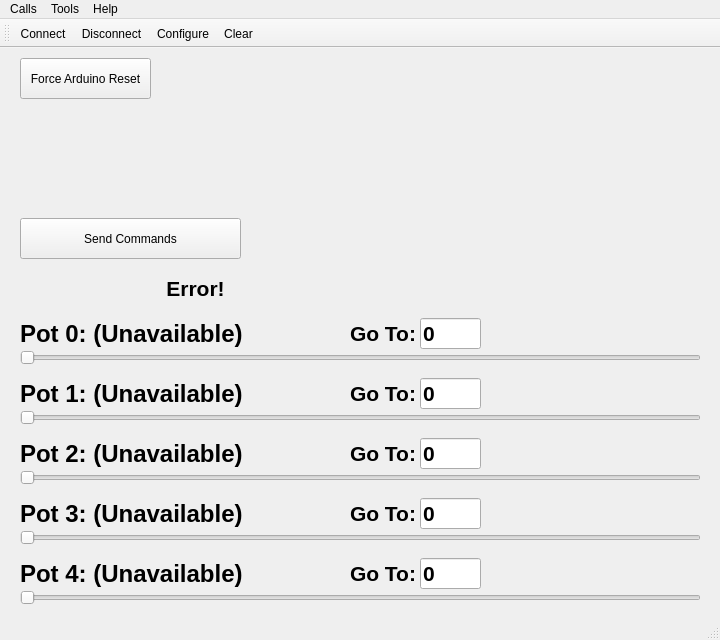
<?xml version="1.0" encoding="UTF-8"?>
<ui version="4.0">
 <class>MainWindow</class>
 <widget class="QMainWindow" name="MainWindow">
  <property name="enabled">
   <bool>true</bool>
  </property>
  <property name="geometry">
   <rect>
    <x>0</x>
    <y>0</y>
    <width>720</width>
    <height>640</height>
   </rect>
  </property>
  <property name="minimumSize">
   <size>
    <width>640</width>
    <height>480</height>
   </size>
  </property>
  <property name="windowTitle">
   <string>Potentiometer Control</string>
  </property>
  <widget class="QWidget" name="centralWidget">
   <property name="enabled">
    <bool>true</bool>
   </property>
   <property name="sizePolicy">
    <sizepolicy hsizetype="Preferred" vsizetype="Preferred">
     <horstretch>0</horstretch>
     <verstretch>0</verstretch>
    </sizepolicy>
   </property>
   <widget class="QWidget" name="wConsole" native="true">
    <property name="geometry">
     <rect>
      <x>362</x>
      <y>6</y>
      <width>281</width>
      <height>201</height>
     </rect>
    </property>
    <property name="sizePolicy">
     <sizepolicy hsizetype="Expanding" vsizetype="Expanding">
      <horstretch>0</horstretch>
      <verstretch>0</verstretch>
     </sizepolicy>
    </property>
   </widget>
   <widget class="QSlider" name="Motor4Slider">
    <property name="geometry">
     <rect>
      <x>20</x>
      <y>540</y>
      <width>681</width>
      <height>20</height>
     </rect>
    </property>
    <property name="toolTip">
     <string>Motor 4 Value</string>
    </property>
    <property name="whatsThis">
     <string/>
    </property>
    <property name="accessibleName">
     <string/>
    </property>
    <property name="minimum">
     <number>11</number>
    </property>
    <property name="maximum">
     <number>9900</number>
    </property>
    <property name="value">
     <number>11</number>
    </property>
    <property name="orientation">
     <enum>Qt::Horizontal</enum>
    </property>
   </widget>
   <widget class="QLabel" name="Motor4_Label">
    <property name="geometry">
     <rect>
      <x>20</x>
      <y>510</y>
      <width>321</width>
      <height>31</height>
     </rect>
    </property>
    <property name="font">
     <font>
      <pointsize>18</pointsize>
      <weight>75</weight>
      <bold>true</bold>
     </font>
    </property>
    <property name="text">
     <string>Pot 4: (Unavailable)</string>
    </property>
    <property name="scaledContents">
     <bool>false</bool>
    </property>
    <property name="wordWrap">
     <bool>false</bool>
    </property>
   </widget>
   <widget class="QSlider" name="Motor3Slider">
    <property name="geometry">
     <rect>
      <x>20</x>
      <y>480</y>
      <width>681</width>
      <height>20</height>
     </rect>
    </property>
    <property name="toolTip">
     <string>Motor 3 Value</string>
    </property>
    <property name="whatsThis">
     <string/>
    </property>
    <property name="accessibleName">
     <string/>
    </property>
    <property name="minimum">
     <number>11</number>
    </property>
    <property name="maximum">
     <number>9900</number>
    </property>
    <property name="value">
     <number>11</number>
    </property>
    <property name="orientation">
     <enum>Qt::Horizontal</enum>
    </property>
   </widget>
   <widget class="QSlider" name="Motor2Slider">
    <property name="geometry">
     <rect>
      <x>20</x>
      <y>420</y>
      <width>681</width>
      <height>20</height>
     </rect>
    </property>
    <property name="toolTip">
     <string>Motor 2 Value</string>
    </property>
    <property name="whatsThis">
     <string/>
    </property>
    <property name="accessibleName">
     <string/>
    </property>
    <property name="minimum">
     <number>11</number>
    </property>
    <property name="maximum">
     <number>9900</number>
    </property>
    <property name="value">
     <number>11</number>
    </property>
    <property name="orientation">
     <enum>Qt::Horizontal</enum>
    </property>
   </widget>
   <widget class="QSlider" name="Motor0Slider">
    <property name="geometry">
     <rect>
      <x>20</x>
      <y>300</y>
      <width>681</width>
      <height>20</height>
     </rect>
    </property>
    <property name="toolTip">
     <string>Motor 0 Value</string>
    </property>
    <property name="whatsThis">
     <string/>
    </property>
    <property name="accessibleName">
     <string/>
    </property>
    <property name="minimum">
     <number>11</number>
    </property>
    <property name="maximum">
     <number>9900</number>
    </property>
    <property name="value">
     <number>11</number>
    </property>
    <property name="orientation">
     <enum>Qt::Horizontal</enum>
    </property>
   </widget>
   <widget class="QSlider" name="Motor1Slider">
    <property name="geometry">
     <rect>
      <x>20</x>
      <y>360</y>
      <width>681</width>
      <height>20</height>
     </rect>
    </property>
    <property name="toolTip">
     <string>Motor 1 Value</string>
    </property>
    <property name="whatsThis">
     <string/>
    </property>
    <property name="accessibleName">
     <string/>
    </property>
    <property name="minimum">
     <number>11</number>
    </property>
    <property name="maximum">
     <number>9900</number>
    </property>
    <property name="value">
     <number>11</number>
    </property>
    <property name="orientation">
     <enum>Qt::Horizontal</enum>
    </property>
   </widget>
   <widget class="QLabel" name="Motor3_Label">
    <property name="geometry">
     <rect>
      <x>20</x>
      <y>450</y>
      <width>321</width>
      <height>31</height>
     </rect>
    </property>
    <property name="font">
     <font>
      <pointsize>18</pointsize>
      <weight>75</weight>
      <bold>true</bold>
     </font>
    </property>
    <property name="text">
     <string>Pot 3: (Unavailable)</string>
    </property>
    <property name="scaledContents">
     <bool>false</bool>
    </property>
    <property name="wordWrap">
     <bool>false</bool>
    </property>
   </widget>
   <widget class="QLabel" name="Motor2_Label">
    <property name="geometry">
     <rect>
      <x>20</x>
      <y>390</y>
      <width>321</width>
      <height>31</height>
     </rect>
    </property>
    <property name="font">
     <font>
      <pointsize>18</pointsize>
      <weight>75</weight>
      <bold>true</bold>
     </font>
    </property>
    <property name="text">
     <string>Pot 2: (Unavailable)</string>
    </property>
    <property name="scaledContents">
     <bool>false</bool>
    </property>
    <property name="wordWrap">
     <bool>false</bool>
    </property>
   </widget>
   <widget class="QLabel" name="Motor1_Label">
    <property name="geometry">
     <rect>
      <x>20</x>
      <y>330</y>
      <width>321</width>
      <height>31</height>
     </rect>
    </property>
    <property name="font">
     <font>
      <pointsize>18</pointsize>
      <weight>75</weight>
      <bold>true</bold>
     </font>
    </property>
    <property name="text">
     <string>Pot 1: (Unavailable)</string>
    </property>
    <property name="scaledContents">
     <bool>false</bool>
    </property>
    <property name="wordWrap">
     <bool>false</bool>
    </property>
   </widget>
   <widget class="QLabel" name="Motor0_Label">
    <property name="geometry">
     <rect>
      <x>20</x>
      <y>270</y>
      <width>321</width>
      <height>31</height>
     </rect>
    </property>
    <property name="font">
     <font>
      <pointsize>18</pointsize>
      <weight>75</weight>
      <bold>true</bold>
     </font>
    </property>
    <property name="text">
     <string>Pot 0: (Unavailable)</string>
    </property>
    <property name="scaledContents">
     <bool>false</bool>
    </property>
    <property name="wordWrap">
     <bool>false</bool>
    </property>
   </widget>
   <widget class="QLineEdit" name="Motor0_Input">
    <property name="geometry">
     <rect>
      <x>420</x>
      <y>270</y>
      <width>61</width>
      <height>31</height>
     </rect>
    </property>
    <property name="font">
     <font>
      <pointsize>16</pointsize>
      <weight>75</weight>
      <bold>true</bold>
     </font>
    </property>
    <property name="toolTip">
     <string>Motor 0 Input</string>
    </property>
    <property name="inputMethodHints">
     <set>Qt::ImhPreferNumbers</set>
    </property>
    <property name="text">
     <string notr="true">0</string>
    </property>
    <property name="maxLength">
     <number>4</number>
    </property>
    <property name="frame">
     <bool>true</bool>
    </property>
    <property name="clearButtonEnabled">
     <bool>false</bool>
    </property>
   </widget>
   <widget class="QLineEdit" name="Motor1_Input">
    <property name="geometry">
     <rect>
      <x>420</x>
      <y>330</y>
      <width>61</width>
      <height>31</height>
     </rect>
    </property>
    <property name="font">
     <font>
      <pointsize>16</pointsize>
      <weight>75</weight>
      <bold>true</bold>
     </font>
    </property>
    <property name="toolTip">
     <string>Motor 1 Input</string>
    </property>
    <property name="inputMethodHints">
     <set>Qt::ImhPreferNumbers</set>
    </property>
    <property name="text">
     <string notr="true">0</string>
    </property>
    <property name="maxLength">
     <number>4</number>
    </property>
    <property name="frame">
     <bool>true</bool>
    </property>
    <property name="clearButtonEnabled">
     <bool>false</bool>
    </property>
   </widget>
   <widget class="QLineEdit" name="Motor2_Input">
    <property name="geometry">
     <rect>
      <x>420</x>
      <y>390</y>
      <width>61</width>
      <height>31</height>
     </rect>
    </property>
    <property name="font">
     <font>
      <pointsize>16</pointsize>
      <weight>75</weight>
      <bold>true</bold>
     </font>
    </property>
    <property name="toolTip">
     <string>Motor 2 Input</string>
    </property>
    <property name="inputMethodHints">
     <set>Qt::ImhPreferNumbers</set>
    </property>
    <property name="text">
     <string notr="true">0</string>
    </property>
    <property name="maxLength">
     <number>4</number>
    </property>
    <property name="frame">
     <bool>true</bool>
    </property>
    <property name="clearButtonEnabled">
     <bool>false</bool>
    </property>
   </widget>
   <widget class="QLineEdit" name="Motor3_Input">
    <property name="geometry">
     <rect>
      <x>420</x>
      <y>450</y>
      <width>61</width>
      <height>31</height>
     </rect>
    </property>
    <property name="font">
     <font>
      <pointsize>16</pointsize>
      <weight>75</weight>
      <bold>true</bold>
     </font>
    </property>
    <property name="toolTip">
     <string>Motor 3 Input</string>
    </property>
    <property name="inputMethodHints">
     <set>Qt::ImhPreferNumbers</set>
    </property>
    <property name="text">
     <string notr="true">0</string>
    </property>
    <property name="maxLength">
     <number>4</number>
    </property>
    <property name="frame">
     <bool>true</bool>
    </property>
    <property name="clearButtonEnabled">
     <bool>false</bool>
    </property>
   </widget>
   <widget class="QLineEdit" name="Motor4_Input">
    <property name="geometry">
     <rect>
      <x>420</x>
      <y>510</y>
      <width>61</width>
      <height>31</height>
     </rect>
    </property>
    <property name="font">
     <font>
      <pointsize>16</pointsize>
      <weight>75</weight>
      <bold>true</bold>
     </font>
    </property>
    <property name="toolTip">
     <string>Motor 4 Input</string>
    </property>
    <property name="inputMethodHints">
     <set>Qt::ImhPreferNumbers</set>
    </property>
    <property name="text">
     <string notr="true">0</string>
    </property>
    <property name="maxLength">
     <number>4</number>
    </property>
    <property name="frame">
     <bool>true</bool>
    </property>
    <property name="clearButtonEnabled">
     <bool>false</bool>
    </property>
   </widget>
   <widget class="QLabel" name="label">
    <property name="geometry">
     <rect>
      <x>350</x>
      <y>330</y>
      <width>71</width>
      <height>31</height>
     </rect>
    </property>
    <property name="font">
     <font>
      <pointsize>16</pointsize>
      <weight>75</weight>
      <bold>true</bold>
     </font>
    </property>
    <property name="text">
     <string>Go To:</string>
    </property>
   </widget>
   <widget class="QLabel" name="label_2">
    <property name="geometry">
     <rect>
      <x>350</x>
      <y>390</y>
      <width>71</width>
      <height>31</height>
     </rect>
    </property>
    <property name="font">
     <font>
      <pointsize>16</pointsize>
      <weight>75</weight>
      <bold>true</bold>
     </font>
    </property>
    <property name="text">
     <string>Go To:</string>
    </property>
   </widget>
   <widget class="QLabel" name="label_3">
    <property name="geometry">
     <rect>
      <x>350</x>
      <y>270</y>
      <width>71</width>
      <height>31</height>
     </rect>
    </property>
    <property name="font">
     <font>
      <pointsize>16</pointsize>
      <weight>75</weight>
      <bold>true</bold>
     </font>
    </property>
    <property name="text">
     <string>Go To:</string>
    </property>
   </widget>
   <widget class="QLabel" name="label_4">
    <property name="geometry">
     <rect>
      <x>350</x>
      <y>450</y>
      <width>71</width>
      <height>31</height>
     </rect>
    </property>
    <property name="font">
     <font>
      <pointsize>16</pointsize>
      <weight>75</weight>
      <bold>true</bold>
     </font>
    </property>
    <property name="text">
     <string>Go To:</string>
    </property>
   </widget>
   <widget class="QLabel" name="label_5">
    <property name="geometry">
     <rect>
      <x>350</x>
      <y>510</y>
      <width>71</width>
      <height>31</height>
     </rect>
    </property>
    <property name="font">
     <font>
      <pointsize>16</pointsize>
      <weight>75</weight>
      <bold>true</bold>
     </font>
    </property>
    <property name="text">
     <string>Go To:</string>
    </property>
   </widget>
   <widget class="QLabel" name="ErrorLabel">
    <property name="enabled">
     <bool>true</bool>
    </property>
    <property name="geometry">
     <rect>
      <x>20</x>
      <y>220</y>
      <width>351</width>
      <height>41</height>
     </rect>
    </property>
    <property name="palette">
     <palette>
      <active>
       <colorrole role="WindowText">
        <brush brushstyle="SolidPattern">
         <color alpha="255">
          <red>0</red>
          <green>0</green>
          <blue>0</blue>
         </color>
        </brush>
       </colorrole>
       <colorrole role="Button">
        <brush brushstyle="SolidPattern">
         <color alpha="255">
          <red>240</red>
          <green>30</green>
          <blue>40</blue>
         </color>
        </brush>
       </colorrole>
       <colorrole role="Light">
        <brush brushstyle="SolidPattern">
         <color alpha="255">
          <red>255</red>
          <green>137</green>
          <blue>143</blue>
         </color>
        </brush>
       </colorrole>
       <colorrole role="Midlight">
        <brush brushstyle="SolidPattern">
         <color alpha="255">
          <red>247</red>
          <green>83</green>
          <blue>91</blue>
         </color>
        </brush>
       </colorrole>
       <colorrole role="Dark">
        <brush brushstyle="SolidPattern">
         <color alpha="255">
          <red>120</red>
          <green>15</green>
          <blue>20</blue>
         </color>
        </brush>
       </colorrole>
       <colorrole role="Mid">
        <brush brushstyle="SolidPattern">
         <color alpha="255">
          <red>160</red>
          <green>20</green>
          <blue>26</blue>
         </color>
        </brush>
       </colorrole>
       <colorrole role="Text">
        <brush brushstyle="SolidPattern">
         <color alpha="255">
          <red>0</red>
          <green>0</green>
          <blue>0</blue>
         </color>
        </brush>
       </colorrole>
       <colorrole role="BrightText">
        <brush brushstyle="SolidPattern">
         <color alpha="255">
          <red>255</red>
          <green>255</green>
          <blue>255</blue>
         </color>
        </brush>
       </colorrole>
       <colorrole role="ButtonText">
        <brush brushstyle="SolidPattern">
         <color alpha="255">
          <red>0</red>
          <green>0</green>
          <blue>0</blue>
         </color>
        </brush>
       </colorrole>
       <colorrole role="Base">
        <brush brushstyle="SolidPattern">
         <color alpha="255">
          <red>255</red>
          <green>255</green>
          <blue>255</blue>
         </color>
        </brush>
       </colorrole>
       <colorrole role="Window">
        <brush brushstyle="SolidPattern">
         <color alpha="255">
          <red>240</red>
          <green>30</green>
          <blue>40</blue>
         </color>
        </brush>
       </colorrole>
       <colorrole role="Shadow">
        <brush brushstyle="SolidPattern">
         <color alpha="255">
          <red>0</red>
          <green>0</green>
          <blue>0</blue>
         </color>
        </brush>
       </colorrole>
       <colorrole role="AlternateBase">
        <brush brushstyle="SolidPattern">
         <color alpha="255">
          <red>247</red>
          <green>142</green>
          <blue>147</blue>
         </color>
        </brush>
       </colorrole>
       <colorrole role="ToolTipBase">
        <brush brushstyle="SolidPattern">
         <color alpha="255">
          <red>255</red>
          <green>255</green>
          <blue>220</blue>
         </color>
        </brush>
       </colorrole>
       <colorrole role="ToolTipText">
        <brush brushstyle="SolidPattern">
         <color alpha="255">
          <red>0</red>
          <green>0</green>
          <blue>0</blue>
         </color>
        </brush>
       </colorrole>
      </active>
      <inactive>
       <colorrole role="WindowText">
        <brush brushstyle="SolidPattern">
         <color alpha="255">
          <red>0</red>
          <green>0</green>
          <blue>0</blue>
         </color>
        </brush>
       </colorrole>
       <colorrole role="Button">
        <brush brushstyle="SolidPattern">
         <color alpha="255">
          <red>240</red>
          <green>30</green>
          <blue>40</blue>
         </color>
        </brush>
       </colorrole>
       <colorrole role="Light">
        <brush brushstyle="SolidPattern">
         <color alpha="255">
          <red>255</red>
          <green>137</green>
          <blue>143</blue>
         </color>
        </brush>
       </colorrole>
       <colorrole role="Midlight">
        <brush brushstyle="SolidPattern">
         <color alpha="255">
          <red>247</red>
          <green>83</green>
          <blue>91</blue>
         </color>
        </brush>
       </colorrole>
       <colorrole role="Dark">
        <brush brushstyle="SolidPattern">
         <color alpha="255">
          <red>120</red>
          <green>15</green>
          <blue>20</blue>
         </color>
        </brush>
       </colorrole>
       <colorrole role="Mid">
        <brush brushstyle="SolidPattern">
         <color alpha="255">
          <red>160</red>
          <green>20</green>
          <blue>26</blue>
         </color>
        </brush>
       </colorrole>
       <colorrole role="Text">
        <brush brushstyle="SolidPattern">
         <color alpha="255">
          <red>0</red>
          <green>0</green>
          <blue>0</blue>
         </color>
        </brush>
       </colorrole>
       <colorrole role="BrightText">
        <brush brushstyle="SolidPattern">
         <color alpha="255">
          <red>255</red>
          <green>255</green>
          <blue>255</blue>
         </color>
        </brush>
       </colorrole>
       <colorrole role="ButtonText">
        <brush brushstyle="SolidPattern">
         <color alpha="255">
          <red>0</red>
          <green>0</green>
          <blue>0</blue>
         </color>
        </brush>
       </colorrole>
       <colorrole role="Base">
        <brush brushstyle="SolidPattern">
         <color alpha="255">
          <red>255</red>
          <green>255</green>
          <blue>255</blue>
         </color>
        </brush>
       </colorrole>
       <colorrole role="Window">
        <brush brushstyle="SolidPattern">
         <color alpha="255">
          <red>240</red>
          <green>30</green>
          <blue>40</blue>
         </color>
        </brush>
       </colorrole>
       <colorrole role="Shadow">
        <brush brushstyle="SolidPattern">
         <color alpha="255">
          <red>0</red>
          <green>0</green>
          <blue>0</blue>
         </color>
        </brush>
       </colorrole>
       <colorrole role="AlternateBase">
        <brush brushstyle="SolidPattern">
         <color alpha="255">
          <red>247</red>
          <green>142</green>
          <blue>147</blue>
         </color>
        </brush>
       </colorrole>
       <colorrole role="ToolTipBase">
        <brush brushstyle="SolidPattern">
         <color alpha="255">
          <red>255</red>
          <green>255</green>
          <blue>220</blue>
         </color>
        </brush>
       </colorrole>
       <colorrole role="ToolTipText">
        <brush brushstyle="SolidPattern">
         <color alpha="255">
          <red>0</red>
          <green>0</green>
          <blue>0</blue>
         </color>
        </brush>
       </colorrole>
      </inactive>
      <disabled>
       <colorrole role="WindowText">
        <brush brushstyle="SolidPattern">
         <color alpha="255">
          <red>120</red>
          <green>15</green>
          <blue>20</blue>
         </color>
        </brush>
       </colorrole>
       <colorrole role="Button">
        <brush brushstyle="SolidPattern">
         <color alpha="255">
          <red>240</red>
          <green>30</green>
          <blue>40</blue>
         </color>
        </brush>
       </colorrole>
       <colorrole role="Light">
        <brush brushstyle="SolidPattern">
         <color alpha="255">
          <red>255</red>
          <green>137</green>
          <blue>143</blue>
         </color>
        </brush>
       </colorrole>
       <colorrole role="Midlight">
        <brush brushstyle="SolidPattern">
         <color alpha="255">
          <red>247</red>
          <green>83</green>
          <blue>91</blue>
         </color>
        </brush>
       </colorrole>
       <colorrole role="Dark">
        <brush brushstyle="SolidPattern">
         <color alpha="255">
          <red>120</red>
          <green>15</green>
          <blue>20</blue>
         </color>
        </brush>
       </colorrole>
       <colorrole role="Mid">
        <brush brushstyle="SolidPattern">
         <color alpha="255">
          <red>160</red>
          <green>20</green>
          <blue>26</blue>
         </color>
        </brush>
       </colorrole>
       <colorrole role="Text">
        <brush brushstyle="SolidPattern">
         <color alpha="255">
          <red>120</red>
          <green>15</green>
          <blue>20</blue>
         </color>
        </brush>
       </colorrole>
       <colorrole role="BrightText">
        <brush brushstyle="SolidPattern">
         <color alpha="255">
          <red>255</red>
          <green>255</green>
          <blue>255</blue>
         </color>
        </brush>
       </colorrole>
       <colorrole role="ButtonText">
        <brush brushstyle="SolidPattern">
         <color alpha="255">
          <red>120</red>
          <green>15</green>
          <blue>20</blue>
         </color>
        </brush>
       </colorrole>
       <colorrole role="Base">
        <brush brushstyle="SolidPattern">
         <color alpha="255">
          <red>240</red>
          <green>30</green>
          <blue>40</blue>
         </color>
        </brush>
       </colorrole>
       <colorrole role="Window">
        <brush brushstyle="SolidPattern">
         <color alpha="255">
          <red>240</red>
          <green>30</green>
          <blue>40</blue>
         </color>
        </brush>
       </colorrole>
       <colorrole role="Shadow">
        <brush brushstyle="SolidPattern">
         <color alpha="255">
          <red>0</red>
          <green>0</green>
          <blue>0</blue>
         </color>
        </brush>
       </colorrole>
       <colorrole role="AlternateBase">
        <brush brushstyle="SolidPattern">
         <color alpha="255">
          <red>240</red>
          <green>30</green>
          <blue>40</blue>
         </color>
        </brush>
       </colorrole>
       <colorrole role="ToolTipBase">
        <brush brushstyle="SolidPattern">
         <color alpha="255">
          <red>255</red>
          <green>255</green>
          <blue>220</blue>
         </color>
        </brush>
       </colorrole>
       <colorrole role="ToolTipText">
        <brush brushstyle="SolidPattern">
         <color alpha="255">
          <red>0</red>
          <green>0</green>
          <blue>0</blue>
         </color>
        </brush>
       </colorrole>
      </disabled>
     </palette>
    </property>
    <property name="font">
     <font>
      <pointsize>16</pointsize>
      <weight>75</weight>
      <bold>true</bold>
     </font>
    </property>
    <property name="text">
     <string>Error!</string>
    </property>
    <property name="alignment">
     <set>Qt::AlignCenter</set>
    </property>
   </widget>
   <widget class="QPushButton" name="commandButton">
    <property name="geometry">
     <rect>
      <x>20</x>
      <y>170</y>
      <width>221</width>
      <height>41</height>
     </rect>
    </property>
    <property name="text">
     <string>Send Commands</string>
    </property>
   </widget>
   <widget class="QPushButton" name="ResetButton">
    <property name="geometry">
     <rect>
      <x>20</x>
      <y>10</y>
      <width>131</width>
      <height>41</height>
     </rect>
    </property>
    <property name="text">
     <string>Force Arduino Reset</string>
    </property>
   </widget>
  </widget>
  <widget class="QMenuBar" name="menuBar">
   <property name="geometry">
    <rect>
     <x>0</x>
     <y>0</y>
     <width>720</width>
     <height>21</height>
    </rect>
   </property>
   <widget class="QMenu" name="menuCalls">
    <property name="title">
     <string>Calls</string>
    </property>
    <addaction name="actionConnect"/>
    <addaction name="actionDisconnect"/>
    <addaction name="separator"/>
    <addaction name="actionQuit"/>
   </widget>
   <widget class="QMenu" name="menuTools">
    <property name="title">
     <string>Tools</string>
    </property>
    <addaction name="actionConfigure"/>
   </widget>
   <widget class="QMenu" name="menuHelp">
    <property name="title">
     <string>Help</string>
    </property>
    <addaction name="actionAbout"/>
   </widget>
   <addaction name="menuCalls"/>
   <addaction name="menuTools"/>
   <addaction name="menuHelp"/>
  </widget>
  <widget class="QToolBar" name="mainToolBar">
   <attribute name="toolBarArea">
    <enum>TopToolBarArea</enum>
   </attribute>
   <attribute name="toolBarBreak">
    <bool>false</bool>
   </attribute>
   <addaction name="actionConnect"/>
   <addaction name="actionDisconnect"/>
   <addaction name="actionConfigure"/>
   <addaction name="actionClear"/>
  </widget>
  <widget class="QStatusBar" name="statusBar"/>
  <action name="actionAbout">
   <property name="text">
    <string>&amp;About</string>
   </property>
   <property name="toolTip">
    <string>About program</string>
   </property>
   <property name="shortcut">
    <string>Alt+A</string>
   </property>
  </action>
  <action name="actionConnect">
   <property name="icon">
    <iconset resource="ArduinoControl.qrc">
     <normaloff>:/images/connect.png</normaloff>:/images/connect.png</iconset>
   </property>
   <property name="text">
    <string>C&amp;onnect</string>
   </property>
   <property name="toolTip">
    <string>Connect to serial port</string>
   </property>
   <property name="shortcut">
    <string>Ctrl+O</string>
   </property>
  </action>
  <action name="actionDisconnect">
   <property name="icon">
    <iconset resource="ArduinoControl.qrc">
     <normaloff>:/images/disconnect.png</normaloff>:/images/disconnect.png</iconset>
   </property>
   <property name="text">
    <string>&amp;Disconnect</string>
   </property>
   <property name="toolTip">
    <string>Disconnect from serial port</string>
   </property>
   <property name="shortcut">
    <string>Ctrl+D</string>
   </property>
  </action>
  <action name="actionConfigure">
   <property name="icon">
    <iconset resource="ArduinoControl.qrc">
     <normaloff>:/images/settings.png</normaloff>:/images/settings.png</iconset>
   </property>
   <property name="text">
    <string>&amp;Configure</string>
   </property>
   <property name="toolTip">
    <string>Configure serial port</string>
   </property>
   <property name="shortcut">
    <string>Alt+C</string>
   </property>
  </action>
  <action name="actionQuit">
   <property name="icon">
    <iconset resource="ArduinoControl.qrc">
     <normaloff>:/images/application-exit.png</normaloff>:/images/application-exit.png</iconset>
   </property>
   <property name="text">
    <string>&amp;Quit</string>
   </property>
   <property name="shortcut">
    <string>Ctrl+Q</string>
   </property>
  </action>
  <action name="actionClear">
   <property name="icon">
    <iconset resource="ArduinoControl.qrc">
     <normaloff>:/images/clear.png</normaloff>:/images/clear.png</iconset>
   </property>
   <property name="text">
    <string>Clear</string>
   </property>
   <property name="toolTip">
    <string>Clear the Console</string>
   </property>
   <property name="shortcut">
    <string>Shift+Del</string>
   </property>
  </action>
 </widget>
 <layoutdefault spacing="6" margin="11"/>
 <resources>
  <include location="ArduinoControl.qrc"/>
 </resources>
 <connections/>
</ui>
